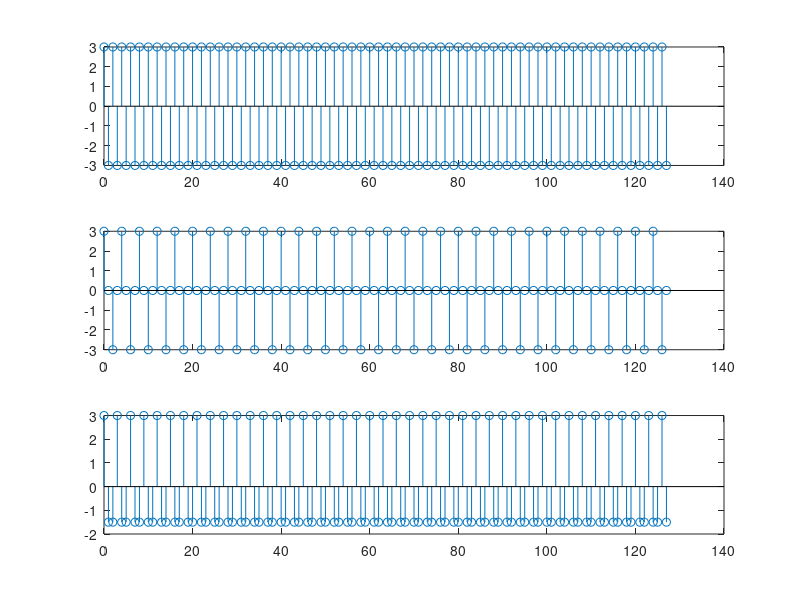

Recreate this plot in MATLAB.
fsmin=100;
fs1=200;
fs2=75;
n=0:127;
x1=3*cos(100*pi*n/fsmin);
x2=3*cos(100*pi*n/fs1);
x3=3*cos(100*pi*n/fs2);
subplot(3,1,1);
stem(n,x1);
subplot(3,1,2);
stem(n,x2);
subplot(3,1,3);
stem(n,x3);
